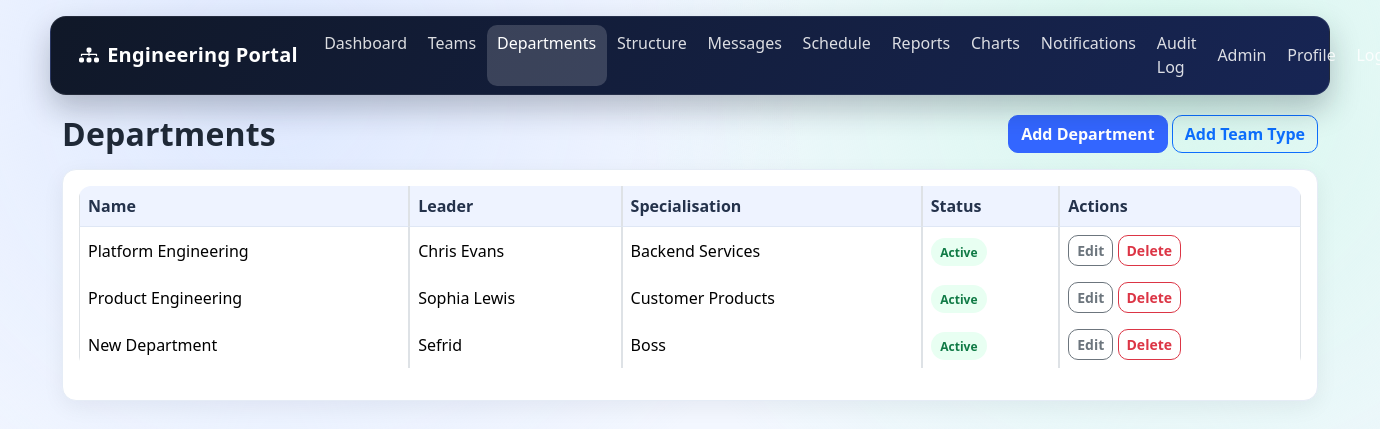
The app's page /organization/departments/ (signed in), older data.
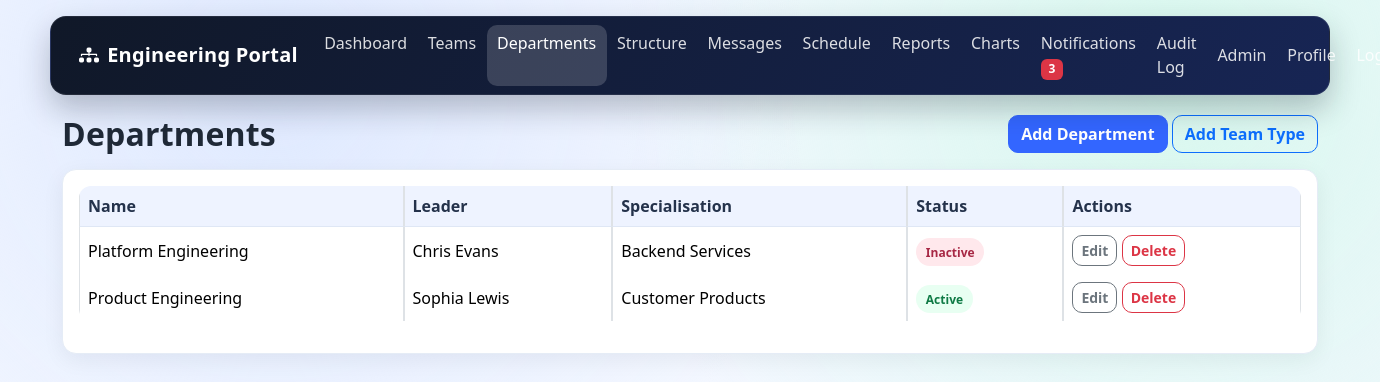
The same page, newer data.
### organization/models.py (models this page shows, shortened)
class Department(models.Model):
    name = models.CharField(max_length=120, unique=True)
    leader_name = models.CharField(max_length=120)
    specialisation = models.CharField(max_length=200)
    description = models.TextField(blank=True)
    is_active = models.BooleanField(default=True)

### organization/views.py (the view)
# urls.py: path("departments/", DepartmentListView.as_view(), name="department_list"),
class DepartmentListView(LoginRequiredMixin, ListView):
    model = Department
    template_name = "organization/department_list.html"
    context_object_name = "departments"

### core/context_processors.py (called while the page is built)
def notification_count(request):
    if request.user.is_authenticated:
        return {"unread_notifications_count": Notification.objects.filter(user=request.user, is_read=False).count()}
    return {"unread_notifications_count": 0}

### core/current_user.py (called while the page is built)
def set_current_user(user):
    _current_user.set(user)

### templates/organization/department_list.html (shortened to what this page needs)
{% extends "base.html" %}
{% block content %}
<div class="d-flex justify-content-between align-items-center mb-3">
    <h2 class="page-title mb-0">Departments</h2>
    <div>
        <a class="btn btn-primary" href="{% url 'department_create' %}">Add Department</a>
        <a class="btn btn-outline-primary" href="{% url 'teamtype_create' %}">Add Team Type</a>
    </div>
</div>
<div class="card">
    <div class="card-body">
        <div class="table-responsive">
            <table class="table table-bordered align-middle">
                <thead>
                <tr>
                    <th>Name</th>
                    <th>Leader</th>
                    <th>Specialisation</th>
                    <th>Status</th>
                    <th>Actions</th>
                </tr>
                </thead>
                <tbody>
                {% for department in departments %}
                    <tr>
                        <td>{{ department.name }}</td>
                        <td>{{ department.leader_name }}</td>
                        <td>{{ department.specialisation }}</td>
                        <td>
                            {% if department.is_active %}
                                <span class="badge-pill-soft badge-soft-success">Active</span>
                            {% else %}
                                <span class="badge-pill-soft badge-soft-danger">Inactive</span>
                            {% endif %}
                        </td>
                        <td>
                            <a class="btn btn-sm btn-outline-secondary" href="{% url 'department_update' department.pk %}">Edit</a>
                            <a class="btn btn-sm btn-outline-danger" href="{% url 'department_delete' department.pk %}">Delete</a>
                        </td>
                    </tr>
                {% endfor %}
                </tbody>
            </table>
        </div>
    </div>
</div>
{% endblock %}

Row changes from the older to the newer data that the page shows:
removed Department: name "New Department", leader_name "Sefrid", specialisation "Boss", is_active "Active"
changed Department "Platform Engineering": is_active "Active" → "Inactive"
Text that changed along with them:
{{ unread_notifications_count }}: (not shown) → "3"
